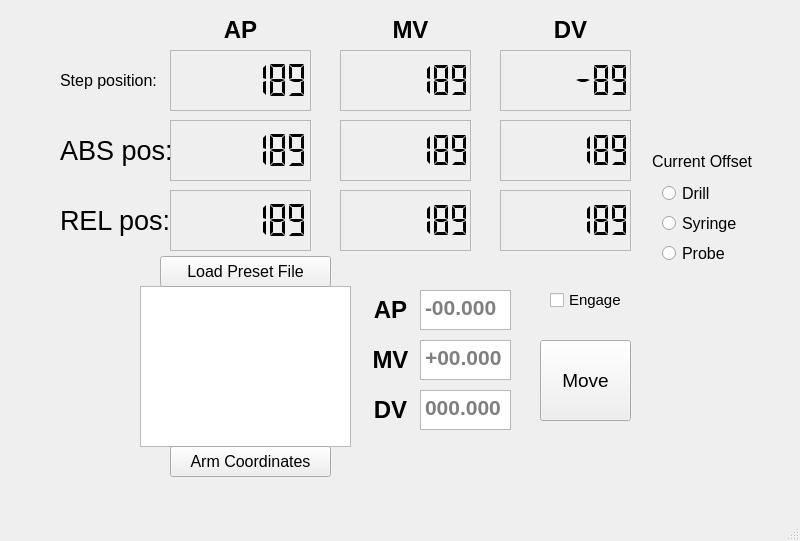
<?xml version="1.0" encoding="UTF-8"?>
<ui version="4.0">
 <class>MainWindow</class>
 <widget class="QMainWindow" name="MainWindow">
  <property name="geometry">
   <rect>
    <x>0</x>
    <y>0</y>
    <width>800</width>
    <height>541</height>
   </rect>
  </property>
  <property name="maximumSize">
   <size>
    <width>800</width>
    <height>600</height>
   </size>
  </property>
  <property name="windowTitle">
   <string>MainWindow</string>
  </property>
  <property name="animated">
   <bool>true</bool>
  </property>
  <property name="tabShape">
   <enum>QTabWidget::TabShape::Rounded</enum>
  </property>
  <widget class="QWidget" name="centralwidget">
   <widget class="QLCDNumber" name="lcdNumber">
    <property name="geometry">
     <rect>
      <x>170</x>
      <y>50</y>
      <width>141</width>
      <height>61</height>
     </rect>
    </property>
    <property name="frameShape">
     <enum>QFrame::Shape::StyledPanel</enum>
    </property>
    <property name="frameShadow">
     <enum>QFrame::Shadow::Raised</enum>
    </property>
    <property name="lineWidth">
     <number>1</number>
    </property>
    <property name="digitCount">
     <number>7</number>
    </property>
    <property name="segmentStyle">
     <enum>QLCDNumber::SegmentStyle::Flat</enum>
    </property>
    <property name="value" stdset="0">
     <double>188.889000000000010</double>
    </property>
    <property name="intValue" stdset="0">
     <number>189</number>
    </property>
   </widget>
   <widget class="QLCDNumber" name="lcdNumber_2">
    <property name="geometry">
     <rect>
      <x>340</x>
      <y>50</y>
      <width>131</width>
      <height>61</height>
     </rect>
    </property>
    <property name="frameShape">
     <enum>QFrame::Shape::StyledPanel</enum>
    </property>
    <property name="frameShadow">
     <enum>QFrame::Shadow::Raised</enum>
    </property>
    <property name="lineWidth">
     <number>1</number>
    </property>
    <property name="digitCount">
     <number>7</number>
    </property>
    <property name="segmentStyle">
     <enum>QLCDNumber::SegmentStyle::Flat</enum>
    </property>
    <property name="value" stdset="0">
     <double>188.889000000000010</double>
    </property>
    <property name="intValue" stdset="0">
     <number>189</number>
    </property>
   </widget>
   <widget class="QLCDNumber" name="lcdNumber_3">
    <property name="geometry">
     <rect>
      <x>500</x>
      <y>50</y>
      <width>131</width>
      <height>61</height>
     </rect>
    </property>
    <property name="autoFillBackground">
     <bool>true</bool>
    </property>
    <property name="frameShape">
     <enum>QFrame::Shape::StyledPanel</enum>
    </property>
    <property name="frameShadow">
     <enum>QFrame::Shadow::Raised</enum>
    </property>
    <property name="lineWidth">
     <number>1</number>
    </property>
    <property name="smallDecimalPoint">
     <bool>false</bool>
    </property>
    <property name="digitCount">
     <number>7</number>
    </property>
    <property name="mode">
     <enum>QLCDNumber::Mode::Dec</enum>
    </property>
    <property name="segmentStyle">
     <enum>QLCDNumber::SegmentStyle::Flat</enum>
    </property>
    <property name="value" stdset="0">
     <double>-88.887000000000000</double>
    </property>
    <property name="intValue" stdset="0">
     <number>-89</number>
    </property>
   </widget>
   <widget class="QLCDNumber" name="lcdNumber_4">
    <property name="geometry">
     <rect>
      <x>170</x>
      <y>120</y>
      <width>141</width>
      <height>61</height>
     </rect>
    </property>
    <property name="frameShape">
     <enum>QFrame::Shape::StyledPanel</enum>
    </property>
    <property name="frameShadow">
     <enum>QFrame::Shadow::Raised</enum>
    </property>
    <property name="lineWidth">
     <number>1</number>
    </property>
    <property name="digitCount">
     <number>7</number>
    </property>
    <property name="segmentStyle">
     <enum>QLCDNumber::SegmentStyle::Flat</enum>
    </property>
    <property name="value" stdset="0">
     <double>188.889000000000010</double>
    </property>
    <property name="intValue" stdset="0">
     <number>189</number>
    </property>
   </widget>
   <widget class="QLCDNumber" name="lcdNumber_5">
    <property name="geometry">
     <rect>
      <x>340</x>
      <y>120</y>
      <width>131</width>
      <height>61</height>
     </rect>
    </property>
    <property name="frameShape">
     <enum>QFrame::Shape::StyledPanel</enum>
    </property>
    <property name="frameShadow">
     <enum>QFrame::Shadow::Raised</enum>
    </property>
    <property name="lineWidth">
     <number>1</number>
    </property>
    <property name="digitCount">
     <number>7</number>
    </property>
    <property name="segmentStyle">
     <enum>QLCDNumber::SegmentStyle::Flat</enum>
    </property>
    <property name="value" stdset="0">
     <double>188.889000000000010</double>
    </property>
    <property name="intValue" stdset="0">
     <number>189</number>
    </property>
   </widget>
   <widget class="QLCDNumber" name="lcdNumber_6">
    <property name="geometry">
     <rect>
      <x>500</x>
      <y>120</y>
      <width>131</width>
      <height>61</height>
     </rect>
    </property>
    <property name="frameShape">
     <enum>QFrame::Shape::StyledPanel</enum>
    </property>
    <property name="frameShadow">
     <enum>QFrame::Shadow::Raised</enum>
    </property>
    <property name="lineWidth">
     <number>1</number>
    </property>
    <property name="digitCount">
     <number>7</number>
    </property>
    <property name="segmentStyle">
     <enum>QLCDNumber::SegmentStyle::Flat</enum>
    </property>
    <property name="value" stdset="0">
     <double>188.889000000000010</double>
    </property>
    <property name="intValue" stdset="0">
     <number>189</number>
    </property>
   </widget>
   <widget class="QLCDNumber" name="lcdNumber_7">
    <property name="geometry">
     <rect>
      <x>170</x>
      <y>190</y>
      <width>141</width>
      <height>61</height>
     </rect>
    </property>
    <property name="frameShape">
     <enum>QFrame::Shape::StyledPanel</enum>
    </property>
    <property name="frameShadow">
     <enum>QFrame::Shadow::Raised</enum>
    </property>
    <property name="lineWidth">
     <number>1</number>
    </property>
    <property name="digitCount">
     <number>7</number>
    </property>
    <property name="segmentStyle">
     <enum>QLCDNumber::SegmentStyle::Flat</enum>
    </property>
    <property name="value" stdset="0">
     <double>188.889000000000010</double>
    </property>
    <property name="intValue" stdset="0">
     <number>189</number>
    </property>
   </widget>
   <widget class="QLCDNumber" name="lcdNumber_8">
    <property name="geometry">
     <rect>
      <x>340</x>
      <y>190</y>
      <width>131</width>
      <height>61</height>
     </rect>
    </property>
    <property name="frameShape">
     <enum>QFrame::Shape::StyledPanel</enum>
    </property>
    <property name="frameShadow">
     <enum>QFrame::Shadow::Raised</enum>
    </property>
    <property name="lineWidth">
     <number>1</number>
    </property>
    <property name="digitCount">
     <number>7</number>
    </property>
    <property name="segmentStyle">
     <enum>QLCDNumber::SegmentStyle::Flat</enum>
    </property>
    <property name="value" stdset="0">
     <double>188.889000000000010</double>
    </property>
    <property name="intValue" stdset="0">
     <number>189</number>
    </property>
   </widget>
   <widget class="QLCDNumber" name="lcdNumber_9">
    <property name="geometry">
     <rect>
      <x>500</x>
      <y>190</y>
      <width>131</width>
      <height>61</height>
     </rect>
    </property>
    <property name="frameShape">
     <enum>QFrame::Shape::StyledPanel</enum>
    </property>
    <property name="frameShadow">
     <enum>QFrame::Shadow::Raised</enum>
    </property>
    <property name="lineWidth">
     <number>1</number>
    </property>
    <property name="smallDecimalPoint">
     <bool>false</bool>
    </property>
    <property name="digitCount">
     <number>7</number>
    </property>
    <property name="segmentStyle">
     <enum>QLCDNumber::SegmentStyle::Flat</enum>
    </property>
    <property name="value" stdset="0">
     <double>188.889000000000010</double>
    </property>
    <property name="intValue" stdset="0">
     <number>189</number>
    </property>
   </widget>
   <widget class="QLabel" name="label">
    <property name="geometry">
     <rect>
      <x>60</x>
      <y>60</y>
      <width>111</width>
      <height>41</height>
     </rect>
    </property>
    <property name="text">
     <string>&lt;html&gt;&lt;head/&gt;&lt;body&gt;&lt;p&gt;&lt;span style=&quot; font-size:12pt;&quot;&gt;Step position:&lt;/span&gt;&lt;/p&gt;&lt;/body&gt;&lt;/html&gt;</string>
    </property>
    <property name="textFormat">
     <enum>Qt::TextFormat::AutoText</enum>
    </property>
   </widget>
   <widget class="QLabel" name="label_2">
    <property name="geometry">
     <rect>
      <x>60</x>
      <y>120</y>
      <width>111</width>
      <height>61</height>
     </rect>
    </property>
    <property name="text">
     <string>&lt;html&gt;&lt;head/&gt;&lt;body&gt;&lt;p&gt;&lt;span style=&quot; font-size:20pt;&quot;&gt;ABS pos:&lt;/span&gt;&lt;/p&gt;&lt;/body&gt;&lt;/html&gt;</string>
    </property>
   </widget>
   <widget class="QLabel" name="label_3">
    <property name="geometry">
     <rect>
      <x>60</x>
      <y>190</y>
      <width>111</width>
      <height>61</height>
     </rect>
    </property>
    <property name="text">
     <string>&lt;html&gt;&lt;head/&gt;&lt;body&gt;&lt;p&gt;&lt;span style=&quot; font-size:20pt;&quot;&gt;REL pos:&lt;/span&gt;&lt;/p&gt;&lt;/body&gt;&lt;/html&gt;</string>
    </property>
   </widget>
   <widget class="QLabel" name="label_4">
    <property name="geometry">
     <rect>
      <x>220</x>
      <y>10</y>
      <width>41</width>
      <height>41</height>
     </rect>
    </property>
    <property name="text">
     <string>&lt;html&gt;&lt;head/&gt;&lt;body&gt;&lt;p align=&quot;center&quot;&gt;&lt;span style=&quot; font-size:18pt; font-weight:700;&quot;&gt;AP&lt;/span&gt;&lt;/p&gt;&lt;/body&gt;&lt;/html&gt;</string>
    </property>
   </widget>
   <widget class="QLabel" name="label_5">
    <property name="geometry">
     <rect>
      <x>390</x>
      <y>10</y>
      <width>41</width>
      <height>41</height>
     </rect>
    </property>
    <property name="text">
     <string>&lt;html&gt;&lt;head/&gt;&lt;body&gt;&lt;p align=&quot;center&quot;&gt;&lt;span style=&quot; font-size:18pt; font-weight:700;&quot;&gt;MV&lt;/span&gt;&lt;/p&gt;&lt;/body&gt;&lt;/html&gt;</string>
    </property>
   </widget>
   <widget class="QLabel" name="label_6">
    <property name="geometry">
     <rect>
      <x>550</x>
      <y>10</y>
      <width>41</width>
      <height>41</height>
     </rect>
    </property>
    <property name="text">
     <string>&lt;html&gt;&lt;head/&gt;&lt;body&gt;&lt;p align=&quot;center&quot;&gt;&lt;span style=&quot; font-size:18pt; font-weight:700;&quot;&gt;DV&lt;/span&gt;&lt;/p&gt;&lt;/body&gt;&lt;/html&gt;</string>
    </property>
   </widget>
   <widget class="QListWidget" name="listWidget">
    <property name="geometry">
     <rect>
      <x>140</x>
      <y>286</y>
      <width>211</width>
      <height>161</height>
     </rect>
    </property>
    <property name="font">
     <font>
      <pointsize>12</pointsize>
     </font>
    </property>
   </widget>
   <widget class="QPushButton" name="pushButton">
    <property name="geometry">
     <rect>
      <x>170</x>
      <y>446</y>
      <width>161</width>
      <height>31</height>
     </rect>
    </property>
    <property name="font">
     <font>
      <pointsize>12</pointsize>
     </font>
    </property>
    <property name="text">
     <string>Arm Coordinates</string>
    </property>
   </widget>
   <widget class="QPushButton" name="pushButton_2">
    <property name="geometry">
     <rect>
      <x>160</x>
      <y>256</y>
      <width>171</width>
      <height>31</height>
     </rect>
    </property>
    <property name="font">
     <font>
      <pointsize>12</pointsize>
     </font>
    </property>
    <property name="text">
     <string>Load Preset File</string>
    </property>
   </widget>
   <widget class="QPlainTextEdit" name="plainTextEdit">
    <property name="geometry">
     <rect>
      <x>420</x>
      <y>290</y>
      <width>91</width>
      <height>40</height>
     </rect>
    </property>
    <property name="font">
     <font>
      <pointsize>16</pointsize>
      <bold>true</bold>
     </font>
    </property>
    <property name="layoutDirection">
     <enum>Qt::LayoutDirection::LeftToRight</enum>
    </property>
    <property name="lineWidth">
     <number>1</number>
    </property>
    <property name="documentTitle">
     <string/>
    </property>
    <property name="placeholderText">
     <string>-00.000</string>
    </property>
   </widget>
   <widget class="QPlainTextEdit" name="plainTextEdit_2">
    <property name="geometry">
     <rect>
      <x>420</x>
      <y>340</y>
      <width>91</width>
      <height>40</height>
     </rect>
    </property>
    <property name="font">
     <font>
      <pointsize>16</pointsize>
      <bold>true</bold>
     </font>
    </property>
    <property name="lineWidth">
     <number>1</number>
    </property>
    <property name="documentTitle">
     <string/>
    </property>
    <property name="placeholderText">
     <string>+00.000</string>
    </property>
   </widget>
   <widget class="QPlainTextEdit" name="plainTextEdit_3">
    <property name="geometry">
     <rect>
      <x>420</x>
      <y>390</y>
      <width>91</width>
      <height>40</height>
     </rect>
    </property>
    <property name="font">
     <font>
      <pointsize>16</pointsize>
      <bold>true</bold>
     </font>
    </property>
    <property name="lineWidth">
     <number>1</number>
    </property>
    <property name="documentTitle">
     <string/>
    </property>
    <property name="placeholderText">
     <string>000.000</string>
    </property>
   </widget>
   <widget class="QLabel" name="label_7">
    <property name="geometry">
     <rect>
      <x>370</x>
      <y>290</y>
      <width>41</width>
      <height>40</height>
     </rect>
    </property>
    <property name="text">
     <string>&lt;html&gt;&lt;head/&gt;&lt;body&gt;&lt;p align=&quot;center&quot;&gt;&lt;span style=&quot; font-size:18pt; font-weight:700;&quot;&gt;AP&lt;/span&gt;&lt;/p&gt;&lt;/body&gt;&lt;/html&gt;</string>
    </property>
   </widget>
   <widget class="QLabel" name="label_8">
    <property name="geometry">
     <rect>
      <x>370</x>
      <y>340</y>
      <width>41</width>
      <height>40</height>
     </rect>
    </property>
    <property name="text">
     <string>&lt;html&gt;&lt;head/&gt;&lt;body&gt;&lt;p align=&quot;center&quot;&gt;&lt;span style=&quot; font-size:18pt; font-weight:700;&quot;&gt;MV&lt;/span&gt;&lt;/p&gt;&lt;/body&gt;&lt;/html&gt;</string>
    </property>
   </widget>
   <widget class="QLabel" name="label_9">
    <property name="geometry">
     <rect>
      <x>370</x>
      <y>390</y>
      <width>41</width>
      <height>40</height>
     </rect>
    </property>
    <property name="text">
     <string>&lt;html&gt;&lt;head/&gt;&lt;body&gt;&lt;p align=&quot;center&quot;&gt;&lt;span style=&quot; font-size:18pt; font-weight:700;&quot;&gt;DV&lt;/span&gt;&lt;/p&gt;&lt;/body&gt;&lt;/html&gt;</string>
    </property>
   </widget>
   <widget class="QPushButton" name="pushButton_3">
    <property name="geometry">
     <rect>
      <x>540</x>
      <y>340</y>
      <width>91</width>
      <height>81</height>
     </rect>
    </property>
    <property name="font">
     <font>
      <pointsize>14</pointsize>
     </font>
    </property>
    <property name="text">
     <string>Move</string>
    </property>
   </widget>
   <widget class="QCheckBox" name="checkBox">
    <property name="geometry">
     <rect>
      <x>550</x>
      <y>290</y>
      <width>78</width>
      <height>20</height>
     </rect>
    </property>
    <property name="font">
     <font>
      <pointsize>11</pointsize>
     </font>
    </property>
    <property name="text">
     <string>Engage</string>
    </property>
   </widget>
   <widget class="QLabel" name="label_10">
    <property name="geometry">
     <rect>
      <x>652</x>
      <y>153</y>
      <width>111</width>
      <height>16</height>
     </rect>
    </property>
    <property name="font">
     <font>
      <pointsize>12</pointsize>
     </font>
    </property>
    <property name="text">
     <string>Current Offset</string>
    </property>
   </widget>
   <widget class="QRadioButton" name="radioButton">
    <property name="geometry">
     <rect>
      <x>662</x>
      <y>183</y>
      <width>92</width>
      <height>20</height>
     </rect>
    </property>
    <property name="font">
     <font>
      <pointsize>12</pointsize>
     </font>
    </property>
    <property name="text">
     <string>Drill</string>
    </property>
   </widget>
   <widget class="QRadioButton" name="radioButton_2">
    <property name="geometry">
     <rect>
      <x>662</x>
      <y>213</y>
      <width>92</width>
      <height>20</height>
     </rect>
    </property>
    <property name="font">
     <font>
      <pointsize>12</pointsize>
     </font>
    </property>
    <property name="text">
     <string>Syringe</string>
    </property>
   </widget>
   <widget class="QRadioButton" name="radioButton_3">
    <property name="geometry">
     <rect>
      <x>662</x>
      <y>243</y>
      <width>92</width>
      <height>20</height>
     </rect>
    </property>
    <property name="font">
     <font>
      <pointsize>12</pointsize>
     </font>
    </property>
    <property name="text">
     <string>Probe</string>
    </property>
   </widget>
  </widget>
  <widget class="QMenuBar" name="menubar">
   <property name="geometry">
    <rect>
     <x>0</x>
     <y>0</y>
     <width>800</width>
     <height>33</height>
    </rect>
   </property>
  </widget>
  <widget class="QStatusBar" name="statusbar"/>
 </widget>
 <resources/>
 <connections/>
</ui>
